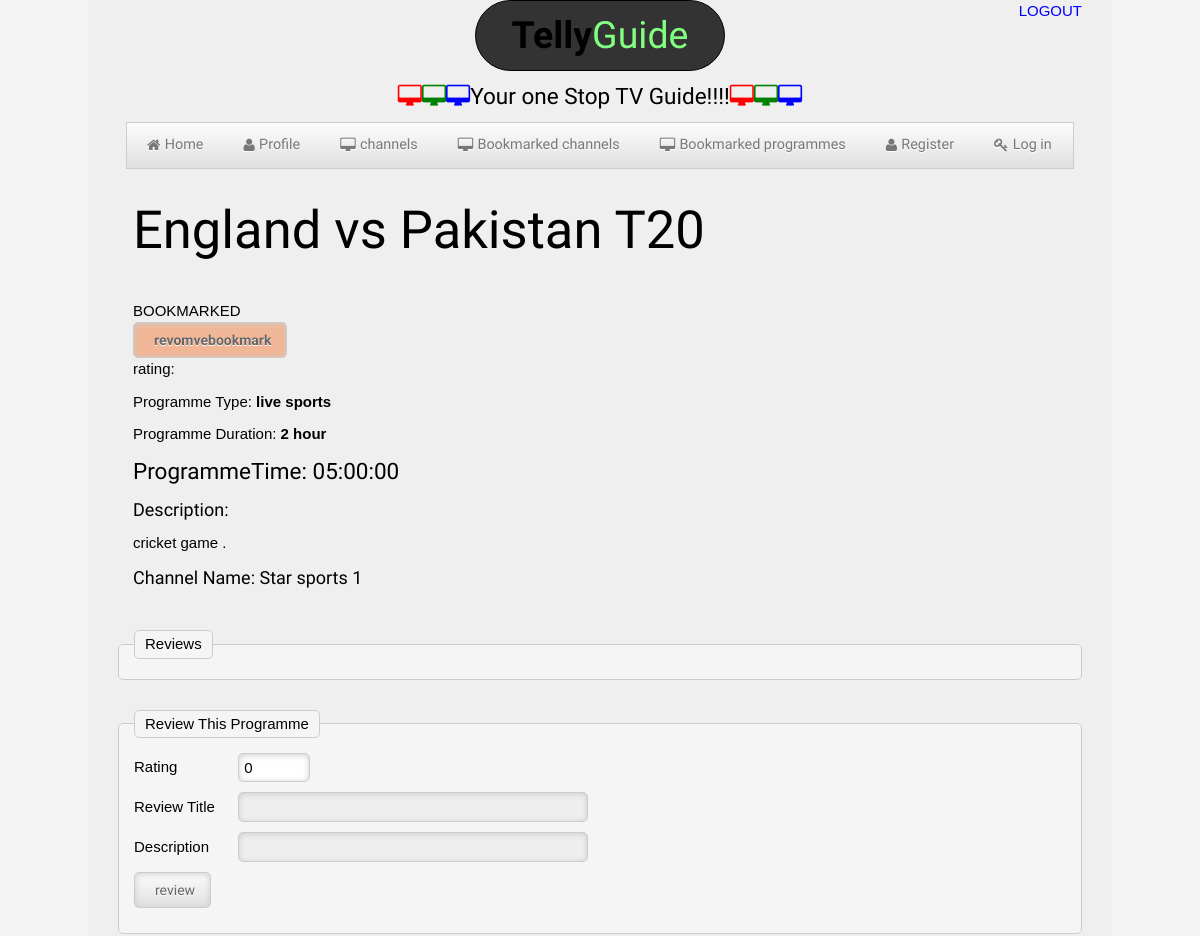
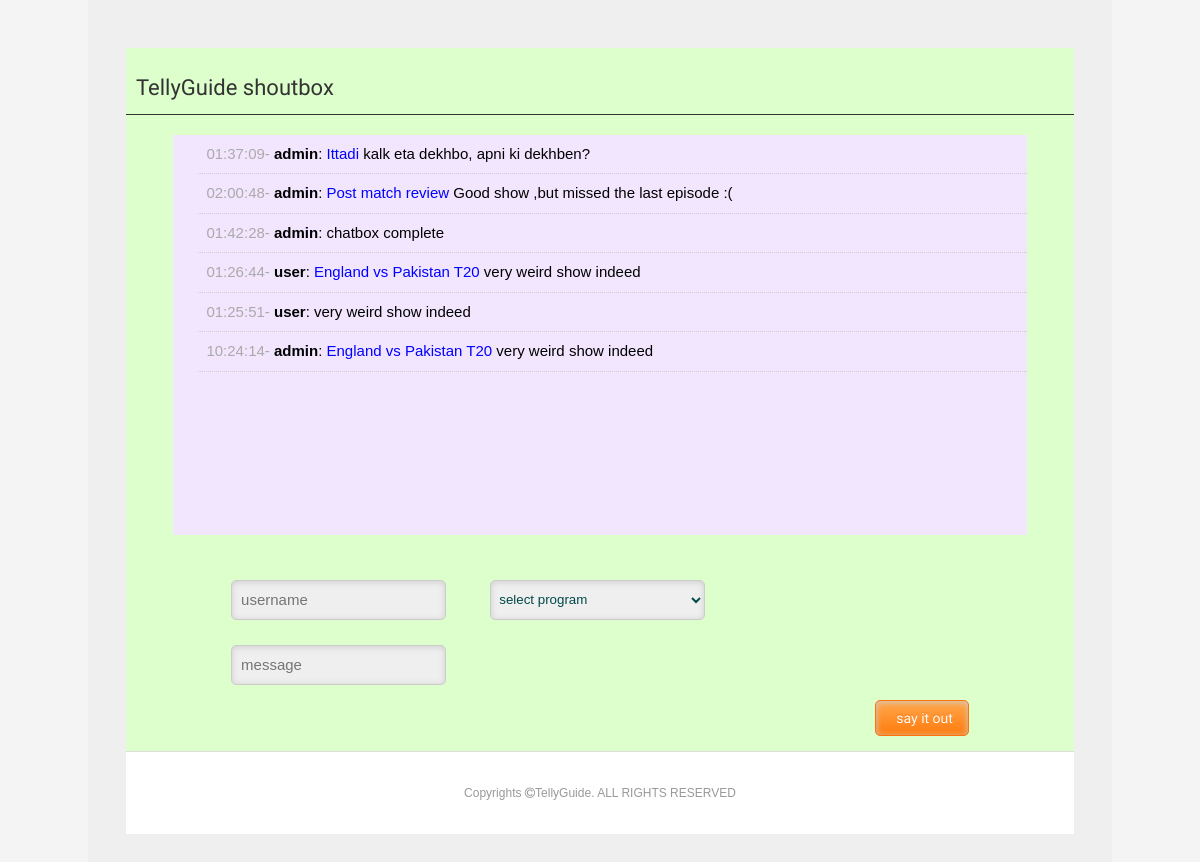
The page /programmedetails.php?programmeID=1 (signed in) on the database its author committed (2 pictures, top to bottom).
### tables this page shows
CREATE TABLE `programme` (
  `ProgrammeID` int(11) NOT NULL,
  `ChannelID` int(11) NOT NULL,
  `ProgrameName` varchar(50) NOT NULL,
  `GenreID` int(11) NOT NULL,
  `ProgrammeDescription` varchar(750) NOT NULL,
  `ProgrammeTime` datetime NOT NULL,
  `TimeSlotID` int(11) NOT NULL
);

CREATE TABLE `genre` (
  `GenreID` int(11) NOT NULL,
  `GenreName` varchar(50) NOT NULL
);

CREATE TABLE `timeslot` (
  `TimeslotID` int(11) NOT NULL,
  `SlotDuration` varchar(50) NOT NULL
);

CREATE TABLE `shoutbox` (
  `ShoutID` int(11) NOT NULL,
  `UserID` int(11) NOT NULL,
  `ProgrammeID` int(11) DEFAULT NULL,
  `Message` varchar(250) NOT NULL,
  `Time` time NOT NULL
);

CREATE TABLE `user` (
  `Id` int(11) NOT NULL,
  `FirstName` varchar(50) NOT NULL,
  `LastName` varchar(50) NOT NULL,
  `UserName` varchar(50) NOT NULL,
  `Email` varchar(100) NOT NULL,
  `Password` varchar(50) NOT NULL,
  `DateOfBirth` date NOT NULL,
  `RoleID` int(11) NOT NULL
);

### programmedetails.php (the view, shortened to what this page needs)
<?php
	include("db.php");?>
	<?php
	if(isset($_SESSION['name'])){
			$login_user=$_SESSION['name'];
		$ql="SELECT *	 FROM user WHERE UserName='$login_user' ";
$resulto=mysqli_query($conn,$ql);
	$row=mysqli_fetch_assoc($resulto);
			$usid=$row['Id'];
	}
	else
	{
		  header('Location:userlogin.php');
                exit();
	}
?>
<!DOCTYPE html>
<html>
<head>
	<link rel="stylesheet" type="text/css" href="css/kickstart.css" media="all" />
	<link rel="stylesheet" type="text/css" href="style.css" media="all" />
	<link rel="stylesheet" type="text/css" href="fonts/font-awesome-4.2.0/css/font-awesome.css" media="all" />
		<link rel="stylesheet" type="text/css" href="fonts/font-awesome-4.2.0/css/font-awesome.min.css" media="all" />
</head>
<body>
<div id="container" class="grid">
 <header>
 <div> <a href="logout.php" style="float:right; color:blue;">LOGOUT</a></div>
 <div class="col_6 column" id="jinish">
 	<h3 class="hover"><a href="userhome.php"><strong>Telly</strong>Guide</a></h3>
 </div>
 <div class="col_12 column" id="txt">
 <h5><i class="fa fa-desktop" style=" color:red;"></i><i class="fa fa-desktop" style=" color:green;"></i><i class="fa fa-desktop" style=" color:blue;"></i>Your one Stop TV Guide!!!!<i class="fa fa-desktop" style=" color:red;"></i><i class="fa fa-desktop" style=" color:green;"></i><i class="fa fa-desktop" style=" color:blue;"></i></h5>
 </header>
 <div class="col_12 column">
<ul class="menu" class="hover">
<li ><a href="userhome.php"><i class="fa fa-home pull-left" ></i>Home</a></li>
<li><a href="userprofile.php?usid='<?php echo $usid;?>'"><i class="fa fa-user pull-left" ></i>Profile</a></li>
<li><a href="channelslist.php"><i class="fa fa-desktop pull-left" ></i>channels</a></li>
<li><a href="bookmarkedchannels.php"><i class="fa fa-desktop pull-left" ></i>Bookmarked channels</a></li>
<li><a href="bookmarkedprogrammes.php"><i class="fa fa-desktop pull-left" ></i>Bookmarked programmes</a></li>
<li><a href="register.php"><i class="fa fa-user pull-left" ></i>Register</a></li>
<li><a href="userlogin.php"><i class="fa fa-key pull-left" ></i>Log in</a></li>
</ul>
</div>
	 <div id="programme_details">
	 <?php
if(isset($_GET['programmeID'])){
	$pid=$_GET['programmeID'];
	$sql = "SELECT * FROM `programme` WHERE ProgrammeID=$pid";
	$r=mysqli_query($conn,$sql);
	$field=mysqli_fetch_assoc($r);
	$pgid=$field['GenreID'];
	$sql2 = "SELECT * from genre where GenreID=$pgid";
	$r2=mysqli_query($conn,$sql2);
	$f=mysqli_fetch_assoc($r2);
	$sql3 = "SELECT * from timeslot,programme where ProgrammeID=$pid and programme.TimeslotID=timeslot.TimeslotID";
	$r3=mysqli_query($conn,$sql3);
	$f2=mysqli_fetch_assoc($r3);
	$sql3 = "SELECT TIME(`ProgrammeTime`)  FROM programme WHERE ProgrammeID=$pid ";
	$r4=mysqli_query($conn,$sql3);
	$time=mysqli_fetch_assoc($r4);
	$sql4 = "SELECT ChannelName FROM programme,channel WHERE ProgrammeID=$pid and programme.ChannelID=channel.ChannelID";
	$r5=mysqli_query($conn,$sql4);
	$chname=mysqli_fetch_assoc($r5);
	$q="SELECT * from user where UserName='$login_user'";
	 $qr=mysqli_query($conn,$q);
	 $df=mysqli_fetch_assoc($qr);
	 $uid=$df['Id'];
	  $q1="SELECT * from programmebookmark  where ProgrammeID=$pid";
	 $qr1=mysqli_query($conn,$q1);
	 $df1=mysqli_fetch_assoc($qr1);
	 $bpid=$df1['ProgrammeID'];
	 $buid=$df1['UserID'];
	echo "<h1>".$field['ProgrameName']."</h1>"."<br>";
	if($bpid==$pid&&$buid==$uid)
	 {
	 		echo "BOOKMARKED<br>";
	 		echo '<a href="removeprogrammebookmark.php?pid='.$pid.'&uid='.$uid.'"><input type="submit" value="revomvebookmark" name="removepbookmark" style="background:#f1b696;font-weight:bold;"></a>';
	 }
	 else
	 {
	 		 echo '<a href="addprogrammebookmark.php?pid='.$pid.'&uid='.$uid.'"><input type="submit" value="bookmark" name="apbookmark" style="background:#c1f934;font-weight:bold;"></a>';
	 }
	 $sqlm = "SELECT((SELECT sum(Rating)from review where ProgrammeID=$pid)/(select count(ReviewID) from review where ProgrammeID=$pid)) ";
	 $resource=mysqli_query($conn,$sqlm);
	 $rating=mysqli_fetch_assoc($resource);
	echo "<br>rating:".implode("", $rating);
	echo"<p>Programme Type:   "."<strong>".$f['GenreName']."</strong>"."</p>";
    echo"<p>Programme Duration:   "."<strong>".$f2['SlotDuration']."</strong>"."</p>";
    echo "<h5> ProgrammeTime: ".implode("",$time)."</h5>";
	 echo "<h6>Description:   "."</h6>"."<p>".$field['ProgrammeDescription']."</p>";
	 echo "<h6>Channel Name: ".implode("", $chname)."</h6>";
}
	 	?>
	 	</div>
	 		<?php
	 			echo '<fieldset>';
	 	   echo '<legend>Reviews</legend>';
	 		?>
	 	</fieldset>
	<div id="review input">
		<form name="review" method="POST" Action="reviewinput.php" >
		<fieldset>
		<legend>Review This Programme</legend>
		<?php
              $mqli="SELECT * FROM review where review.ProgrammeID=$pid and review.UserID=$uid";
	 			$rm=mysqli_query($conn,$mqli);
	 			$dbm=mysqli_fetch_assoc($rm);
		?>
		<p>
			<label for="rating">Rating</label>
			<input id="rating"  name="rating" type="number" min="0" max="5" step=".25" value="0"<?php if($dbm){echo 'disabled';}?> />
		</p>
	<p>
			<label for="reviewtitle">Review Title</label>
			<input id="reviewtitle"  name="reviewtitle" type="text" <?php if($dbm){echo 'disabled';}?>/>
		</p>
	<p>
			<label for="description">Description</label>
			<input id="description"  name="description" type="text" <?php if($dbm){echo 'disabled';}?>/>
		</p>
<p>
	<input type="submit" value="review" name="review" <?php if($dbm){echo 'disabled';}?>>
</p>
		</fieldset>
		</form>
	</div>
<div id="container1">
			<header>
				<h1> TellyGuide shoutbox
				</h1>
			</header>
			<div id="shouts">
			<ul>
				<?php
				$sql2="SELECT * FROM shoutbox ORDER BY ShoutID desc";
                  $shouts=mysqli_query($conn,$sql2);
				 while($result=mysqli_fetch_assoc($shouts)) :  ?>
					<li class="shout">
						<span><?php echo $result['Time'];?>-</span><strong> <?php $d=$result['UserID'];
						$a="SELECT * FROM user WHERE user.ID=$d";
						$b=mysqli_query($conn,$a);
						$c=mysqli_fetch_assoc($b);
						echo $c['UserName']  ;?></strong>:  <?php  $d=$result['ProgrammeID'];$a="SELECT * FROM programme WHERE programme.ProgrammeID=$d";$b=mysqli_query($conn,$a);$c=mysqli_fetch_assoc($b); echo '<a href="programmedetails.php?programmeID='.$d.'">'.$c['ProgrameName']."</a>" ; ?>  <?php echo $result['Message'];?>
					</li>
				<?php endwhile; ?>
				</ul>
			</div>
			<div id ="input">
			<div id ="input">
				<form method="POST"  action="process.php">
					<input type="text" name="user" placeholder="username" id="username">
			 		<select  name="pname"  id="programme_select" required="true">
			 		<option>select program</option>
			 		</select>
 					<input type="text" name="message" placeholder="message" id="message" />
					<br/>
					<input class ="large orange" id="shoutSubmit" type="submit"  name="button"  value="say it out"/>
					</form>
				</div>
		</div>
	<div class="clearfix"></div>
<footer class="center" id="footer">
	<p>Copyrights <i class="fa fa-copyright"> </i>TellyGuide. ALL RIGHTS RESERVED<p>
</footer>
</div>
</body>
</html>

### css/kickstart.css (style rules this page uses)
* { -webkit-box-sizing: border-box; -moz-box-sizing: border-box; box-sizing: border-box; }
a { color:#4D99E0;outline:0; }
strong,b { color:#000;font-weight:bold; }
.center { text-align:center; float:center: }
article,aside,details,figcaption,figure, footer,header,hgroup,menu,nav,section { display:block; }
h1,h2,h3,h4,h5,h6 { font-weight:bold; line-height:140%; }
h1 { font-size:3.5em; margin:10px 0 10px 0; }
h3 { font-size:2.5em; margin:10px 0 10px 0; line-height:130%; }
h5 { font-size:1.5em; margin:10px 0 10px 0; }
h6 { font-size:1.2em; margin:10px 0 5px 0; }
p { margin:10px 0; }
ul, ol { padding:0; margin:0 0 20px 25px; }
li { padding:5px 0; margin:0; }

### style.css (style rules this page uses)
h1,h2,h3,h4,h5,h6 { font-family: "Arimo", arial, verdana, sans-serif; font-weight:normal; }
button, a.btn, input[type="submit"], input[type="reset"], input[type="button"] { font-family: "Arimo", arial, verdana, sans-serif; }
a { text-decoration:none; color:#80ff80; }
div ul li a { color:blue; }
.menu { font-family: "Arimo", arial, verdana, sans-serif; }
body { margin:0; padding:0 0 0 0; color:#000; background:#cccccc; font:normal 0.9em/150% 'Arimo', arial, verdana, sans-serif; text-shadow: 0 0 1px transparent; }
#footer { text-align:center; padding:20px; margin:0; border-top:1px solid #ddd; color:#999; font-size:0.8em; text-shadow:0px 1px 1px #fff; position: relative; top:0; left:0; background:#fff; }
#jinish { text-decoration:none; border:1px solid; margin:auto; padding:auto; min-height:50px; width:250px; background:#333333; text-align:center; border-radius:40px; float:center; }
#container { background: #efefef; overflow: auto; min-width: 960px; min-height: 300px; }
#programme_select,#username,#message { width:28%; height: 40px; padding: 4px; border: 1px solid #ccc; border-radius: 5px; box-shadow: inset 0 1px 6px #ccc; margin: 0px 25px 0px 15px; margin-top: 25px; color: #024848; }
#shoutSubmit { margin:15px; float:right; }
#txt { float:center; text-align:center; color#80ff80; }
body { font-family:arial; font-size: 15px; line-height: 1.5em; background: #f4f4f4; }
#container1 { background:#ddffcc; margin:50px auto; overflow: auto; width: 98.333333333333%; min-height:550px; }
header h1 { color : #333333; padding : 15px 0 10px 10px; font-size: 22px; border-bottom: 1px solid #333333; }
#shouts { width : 90%; background: #f2e6ff; height: 400px; overflow :auto; margin :20px auto; }
.shout { list-style: none; padding:8px; border-bottom: 1px #cccccc dotted; }
.shout span { color:#aaaaaa; }
#input { width : 90%; min-height:80px; margin: auto; padding: 0; }
#programme_details { margin: 10px; border:2 px dotted; box-shadow: 2px; background:; #f9ebea ; padding: 5px; }
label { display: inline-block; width: 100px; }
input[type="text"],input[type='email'],input[type='password'],input[type='date'] { width: 350px; height: 30px; padding: 4px; background:#efefef; }

### css/kickstart-forms.css (style rules this page uses)
form { padding:0; margin:0; }
fieldset { margin:30px 0 20px 0; padding:5px 15px 15px 15px; border:1px solid #ccc; background:#f5f5f5; -moz-border-radius:5px; -webkit-border-radius:5px; border-radius:5px; position: relative; top:0; left:0; }
legend { -moz-border-radius:5px; -webkit-border-radius:5px; border-radius:5px; border:1px solid #ccc; background:#f5f5f5; padding:2px 10px; margin:0 0 0 0; display:block; position: relative; top:0; left:0; }
label { display:inline-block; *display:inline; vertical-align: middle; margin:0; padding:0; position:relative; top:0; left:0; zoom:1; -moz-box-sizing: border-box; -webkit-box-sizing: border-box; box-sizing: border-box; }
input { display:inline-block; *display:inline; vertical-align: middle; width:auto; zoom:1; margin:0; border:1px solid #ccc; font-size:1em; padding:5px 0; text-indent: 5px; -moz-border-radius:5px; -webkit-border-radius:5px; border-radius:5px; background:#fff; -moz-box-shadow:inset 0 0 6px #ccc; -webkit-box-shadow:inset 0 1px 6px #ccc; box-shadow:inset 0 1px 6px #ccc; -moz-box-sizing: border-box; -webkit-box-sizing: border-box; box-sizing: border-box; }
input[type="text"], textarea, button, a.button, a, input[type="file"] { -moz-transition: -moz-box-shadow 0.5s, border 0.5s, background 0.5s; -webkit-transition: -webkit-box-shadow 0.5s, border 0.5s, background 0.5s; -o-transition: box-shadow 0.5s, border 0.5s, background 0.5s; transition: box-shadow 0.5s, border 0.5s, background 0.5s; }
select { display:inline; width:auto; margin:0; border:1px solid #ccc; line-height:100%; padding:3px; vertical-align: middle; }

### rows shown on the page
programme: ProgrameName "England vs Pakistan T20", TimeSlotID.SlotDuration "2 hour", ProgrammeDescription "cricket game ."
genre: GenreName "live sports"
shoutbox: Time "01:37:09", UserID.UserName "admin", ProgrammeID.ProgrameName "Ittadi", Message "kalk eta dekhbo, apni ki dekhben?"
shoutbox: Time "02:00:48", UserID.UserName "admin", ProgrammeID.ProgrameName "Post match review", Message "Good show ,but missed the last episode :("
shoutbox: Time "01:42:28", UserID.UserName "admin", Message "chatbox complete"
shoutbox: Time "01:26:44", UserID.UserName "user", ProgrammeID.ProgrameName "England vs Pakistan T20", Message "very weird show indeed"
shoutbox: Time "01:25:51", UserID.UserName "user", Message "very weird show indeed"
shoutbox: Time "10:24:14", UserID.UserName "admin", ProgrammeID.ProgrameName "England vs Pakistan T20", Message "very weird show indeed"

### other values the page prints
implode("",$time) "05:00:00"
implode("", $chname) "Star sports 1"
